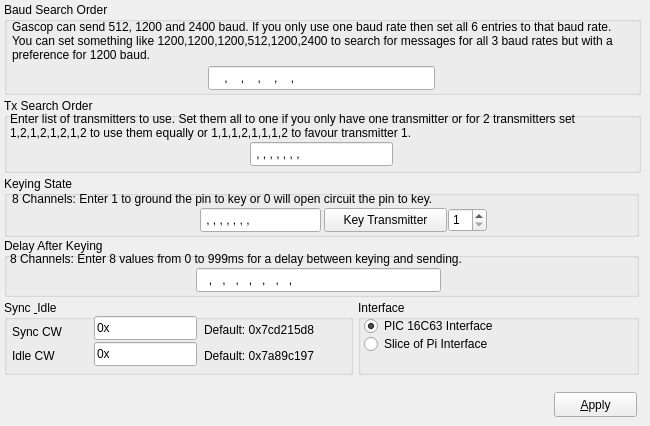
      <widget class="QWidget" name="tabSetup">
       <attribute name="title">
        <string>Setup</string>
       </attribute>
       <widget class="QPushButton" name="pbApply">
        <property name="geometry">
         <rect>
          <x>554</x>
          <y>392</y>
          <width>83</width>
          <height>25</height>
         </rect>
        </property>
        <property name="text">
         <string>&amp;Apply</string>
        </property>
       </widget>
       <widget class="QGroupBox" name="groupBox_6">
        <property name="geometry">
         <rect>
          <x>4</x>
          <y>2</y>
          <width>637</width>
          <height>93</height>
         </rect>
        </property>
        <property name="title">
         <string>Baud Search Order</string>
        </property>
        <widget class="QLabel" name="label_22">
         <property name="geometry">
          <rect>
           <x>8</x>
           <y>18</y>
           <width>617</width>
           <height>47</height>
          </rect>
         </property>
         <property name="text">
          <string>Gascop can send 512, 1200 and 2400 baud. If you only use one baud rate then set all 6 entries to that baud rate. You can set something like 1200,1200,1200,512,1200,2400 to search for messages for all 3 baud rates but with a preference for 1200 baud.</string>
         </property>
         <property name="alignment">
          <set>Qt::AlignLeading|Qt::AlignLeft|Qt::AlignTop</set>
         </property>
         <property name="wordWrap">
          <bool>true</bool>
         </property>
        </widget>
        <widget class="QLineEdit" name="leBaudOrder">
         <property name="geometry">
          <rect>
           <x>204</x>
           <y>64</y>
           <width>227</width>
           <height>24</height>
          </rect>
         </property>
         <property name="inputMask">
          <string>9999,9999,9999,9999,9999,9999; </string>
         </property>
         <property name="text">
          <string>,,,,,</string>
         </property>
         <property name="maxLength">
          <number>29</number>
         </property>
        </widget>
       </widget>
       <widget class="QGroupBox" name="groupBox_7">
        <property name="geometry">
         <rect>
          <x>4</x>
          <y>98</y>
          <width>637</width>
          <height>75</height>
         </rect>
        </property>
        <property name="title">
         <string>Tx Search Order</string>
        </property>
        <widget class="QLineEdit" name="leTxOrder">
         <property name="geometry">
          <rect>
           <x>246</x>
           <y>44</y>
           <width>143</width>
           <height>24</height>
          </rect>
         </property>
         <property name="inputMask">
          <string>9,9,9,9,9,9,9,9; </string>
         </property>
         <property name="text">
          <string>,,,,,,,</string>
         </property>
        </widget>
        <widget class="QLabel" name="label_21">
         <property name="geometry">
          <rect>
           <x>6</x>
           <y>14</y>
           <width>629</width>
           <height>39</height>
          </rect>
         </property>
         <property name="text">
          <string>Enter list of transmitters to use. Set them all to one if you only have one transmitter or for 2 transmitters set 1,2,1,2,1,2,1,2 to use them equally or 1,1,1,2,1,1,1,2 to favour transmitter 1.</string>
         </property>
         <property name="alignment">
          <set>Qt::AlignLeading|Qt::AlignLeft|Qt::AlignTop</set>
         </property>
         <property name="wordWrap">
          <bool>true</bool>
         </property>
        </widget>
       </widget>
       <widget class="QGroupBox" name="groupBox_12">
        <property name="geometry">
         <rect>
          <x>4</x>
          <y>176</y>
          <width>635</width>
          <height>61</height>
         </rect>
        </property>
        <property name="title">
         <string>Keying State</string>
        </property>
        <widget class="QLineEdit" name="leNormInv">
         <property name="geometry">
          <rect>
           <x>196</x>
           <y>32</y>
           <width>121</width>
           <height>24</height>
          </rect>
         </property>
         <property name="inputMask">
          <string>9,9,9,9,9,9,9,9; </string>
         </property>
         <property name="text">
          <string>,,,,,,,</string>
         </property>
         <property name="maxLength">
          <number>15</number>
         </property>
        </widget>
        <widget class="QLabel" name="label_14">
         <property name="geometry">
          <rect>
           <x>8</x>
           <y>16</y>
           <width>623</width>
           <height>16</height>
          </rect>
         </property>
         <property name="text">
          <string>8 Channels: Enter 1 to ground the pin to key or 0 will open circuit the pin to key.</string>
         </property>
         <property name="alignment">
          <set>Qt::AlignLeading|Qt::AlignLeft|Qt::AlignTop</set>
         </property>
         <property name="wordWrap">
          <bool>true</bool>
         </property>
        </widget>
        <widget class="QPushButton" name="pbKeyTx">
         <property name="geometry">
          <rect>
           <x>320</x>
           <y>32</y>
           <width>123</width>
           <height>24</height>
          </rect>
         </property>
         <property name="text">
          <string>Key Transmitter</string>
         </property>
         <property name="checkable">
          <bool>true</bool>
         </property>
        </widget>
        <widget class="QSpinBox" name="sbTxTest">
         <property name="geometry">
          <rect>
           <x>444</x>
           <y>32</y>
           <width>39</width>
           <height>24</height>
          </rect>
         </property>
         <property name="minimum">
          <number>1</number>
         </property>
         <property name="maximum">
          <number>8</number>
         </property>
        </widget>
       </widget>
       <widget class="QGroupBox" name="groupBox_13">
        <property name="geometry">
         <rect>
          <x>4</x>
          <y>238</y>
          <width>635</width>
          <height>59</height>
         </rect>
        </property>
        <property name="title">
         <string>Delay After Keying</string>
        </property>
        <widget class="QLineEdit" name="leKeyDelay">
         <property name="geometry">
          <rect>
           <x>192</x>
           <y>30</y>
           <width>245</width>
           <height>24</height>
          </rect>
         </property>
         <property name="inputMask">
          <string>999,999,999,999,999,999,999,999; </string>
         </property>
         <property name="text">
          <string>,,,,,,,</string>
         </property>
        </widget>
        <widget class="QLabel" name="label_17">
         <property name="geometry">
          <rect>
           <x>6</x>
           <y>14</y>
           <width>625</width>
           <height>16</height>
          </rect>
         </property>
         <property name="text">
          <string>8 Channels: Enter 8 values from 0 to 999ms for a delay between keying and sending.</string>
         </property>
         <property name="alignment">
          <set>Qt::AlignLeading|Qt::AlignLeft|Qt::AlignTop</set>
         </property>
         <property name="wordWrap">
          <bool>true</bool>
         </property>
        </widget>
       </widget>
       <widget class="QGroupBox" name="groupBox_14">
        <property name="geometry">
         <rect>
          <x>4</x>
          <y>300</y>
          <width>349</width>
          <height>75</height>
         </rect>
        </property>
        <property name="title">
         <string>Sync &amp; Idle</string>
        </property>
        <widget class="QLineEdit" name="leSyncCW">
         <property name="geometry">
          <rect>
           <x>90</x>
           <y>16</y>
           <width>103</width>
           <height>24</height>
          </rect>
         </property>
         <property name="inputMask">
          <string>\0\xHHHHHHHH; </string>
         </property>
         <property name="text">
          <string>0x</string>
         </property>
         <property name="maxLength">
          <number>10</number>
         </property>
        </widget>
        <widget class="QLineEdit" name="leIdleCW">
         <property name="geometry">
          <rect>
           <x>90</x>
           <y>42</y>
           <width>103</width>
           <height>24</height>
          </rect>
         </property>
         <property name="inputMask">
          <string>\0\xHHHHHHHH; </string>
         </property>
         <property name="text">
          <string>0x</string>
         </property>
         <property name="maxLength">
          <number>10</number>
         </property>
        </widget>
        <widget class="QLabel" name="label_2">
         <property name="geometry">
          <rect>
           <x>8</x>
           <y>24</y>
           <width>73</width>
           <height>16</height>
          </rect>
         </property>
         <property name="text">
          <string>Sync CW</string>
         </property>
        </widget>
        <widget class="QLabel" name="label_5">
         <property name="geometry">
          <rect>
           <x>8</x>
           <y>48</y>
           <width>63</width>
           <height>16</height>
          </rect>
         </property>
         <property name="text">
          <string>Idle CW</string>
         </property>
        </widget>
        <widget class="QLabel" name="label_6">
         <property name="geometry">
          <rect>
           <x>200</x>
           <y>22</y>
           <width>133</width>
           <height>16</height>
          </rect>
         </property>
         <property name="text">
          <string>Default: 0x7cd215d8</string>
         </property>
        </widget>
        <widget class="QLabel" name="label_7">
         <property name="geometry">
          <rect>
           <x>200</x>
           <y>48</y>
           <width>137</width>
           <height>16</height>
          </rect>
         </property>
         <property name="text">
          <string>Default: 0x7a89c197</string>
         </property>
        </widget>
       </widget>
       <widget class="QGroupBox" name="groupBox_15">
        <property name="geometry">
         <rect>
          <x>358</x>
          <y>300</y>
          <width>281</width>
          <height>75</height>
         </rect>
        </property>
        <property name="title">
         <string>Interface</string>
        </property>
        <widget class="QRadioButton" name="rbPic">
         <property name="geometry">
          <rect>
           <x>6</x>
           <y>16</y>
           <width>245</width>
           <height>20</height>
          </rect>
         </property>
         <property name="text">
          <string>PIC 16C63 Interface</string>
         </property>
         <property name="checked">
          <bool>true</bool>
         </property>
        </widget>
        <widget class="QRadioButton" name="rbSop">
         <property name="geometry">
          <rect>
           <x>6</x>
           <y>34</y>
           <width>261</width>
           <height>20</height>
          </rect>
         </property>
         <property name="text">
          <string>Slice of Pi Interface</string>
         </property>
        </widget>
       </widget>
      </widget>
